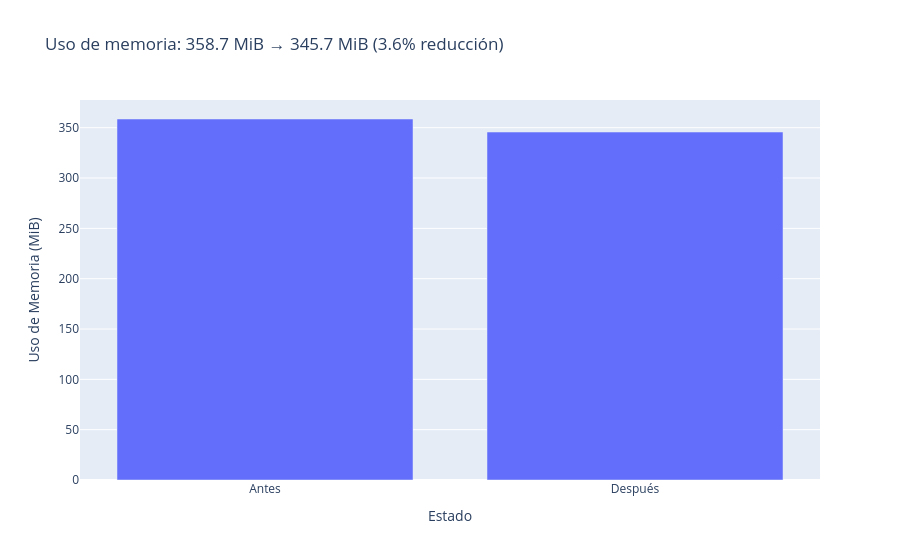

Source (notebook cell):
### Markdown cell above
**TO-DO [0.3 Puntos]:**
- [ ] Ejecutar `load_all_serial` sobre todos los batches y explorar el DataFrame resultante (`.dtypes`, `.memory_usage(deep=True)`).
- [ ] Aplicar las siguientes conversiones a un nuevo DataFrame (copia del originalmente cargado `df_opt`):
  - `float64` → `float32`: columnas de audio features (`danceability`, `energy`, `loudness`, `speechiness`, `acousticness`, `instrumentalness`, `liveness`, `valence`, `tempo`, `avg_artist_popularity`).
  - `int64` → `int16`: columnas `key`, `mode`.
  - `int64` → `int32`: columnas `year`, `popularity`, `duration_ms`, `total_artist_followers`.
- [ ] Comparar el uso de memoria antes y después con un gráfico de barras usando Plotly (código dado).

### Code cell
# Escribe aquí tu código
df = load_all_serial(DATA_DIR, n_batches=20)

df_opt = df.copy()  # .astype(...)

df_opt = df_opt.astype({
    "danceability": np.float32, "energy": np.float32, "loudness": np.float32,
    "speechiness": np.float32, "acousticness": np.float32, "instrumentalness": np.float32,
    "liveness": np.float32, "valence": np.float32, "tempo": np.float32,
    "avg_artist_popularity": np.float32,
    "key": np.int16, "mode": np.int16,
    "year": np.int32, "popularity": np.int32, "duration_ms": np.int32,
    "total_artist_followers": np.int32
})

# Compara el uso de memoria antes y después con un gráfico de barras
mem_before = df.memory_usage(deep=True).sum() / 1024**2
mem_after = df_opt.memory_usage(deep=True).sum() / 1024**2

px.bar(
    x=["Antes", "Después"],
    y=[mem_before, mem_after],
    labels={"x": "Estado", "y": "Uso de Memoria (MiB)"},
    title=f"Uso de memoria: {mem_before:.1f} MiB → {mem_after:.1f} MiB ({(1 - mem_after / mem_before) * 100:.1f}% reducción)",
).show()

### Figure 1 — Plotly figure (JSON) as saved in the notebook; plotly's stock layout.template omitted (floating-point values rounded to 4 significant figures)
{"data": [{"hovertemplate": "Estado=%{x}<br>Uso de Memoria (MiB)=%{y}<extra></extra>", "legendgroup": "", "marker": {"color": "#636efa", "pattern": {"shape": ""}}, "name": "", "orientation": "v", "showlegend": false, "textposition": "auto", "type": "bar", "x": ["Antes", "Después"], "xaxis": "x", "y": [358.7, 345.7], "yaxis": "y"}], "layout": {"barmode": "relative", "legend": {"tracegroupgap": 0}, "title": {"text": "Uso de memoria: 358.7 MiB → 345.7 MiB (3.6% reducción)"}, "xaxis": {"anchor": "y", "domain": [0, 1], "title": {"text": "Estado"}}, "yaxis": {"anchor": "x", "domain": [0, 1], "title": {"text": "Uso de Memoria (MiB)"}}}}
